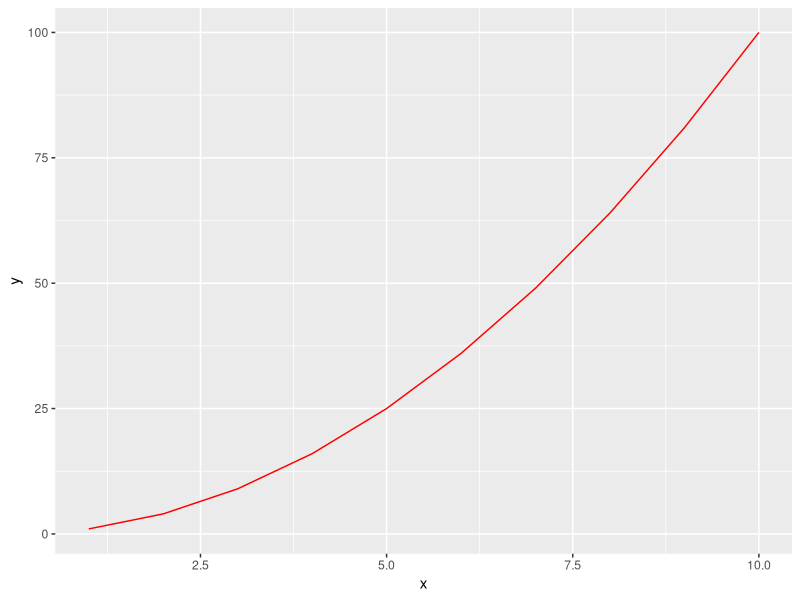

Write R code to recreate this figure.
# analysis.R

# Load libraries
library(ggplot2)

# Generate a basic plot with a new title in main
plot_data <- data.frame(x = 1:10, y = (1:10)^2)
ggplot(plot_data, aes(x = x, y = y)) +
  geom_line(color = "red") 
  ggtitle("Conflicting Title in Main Branch")
